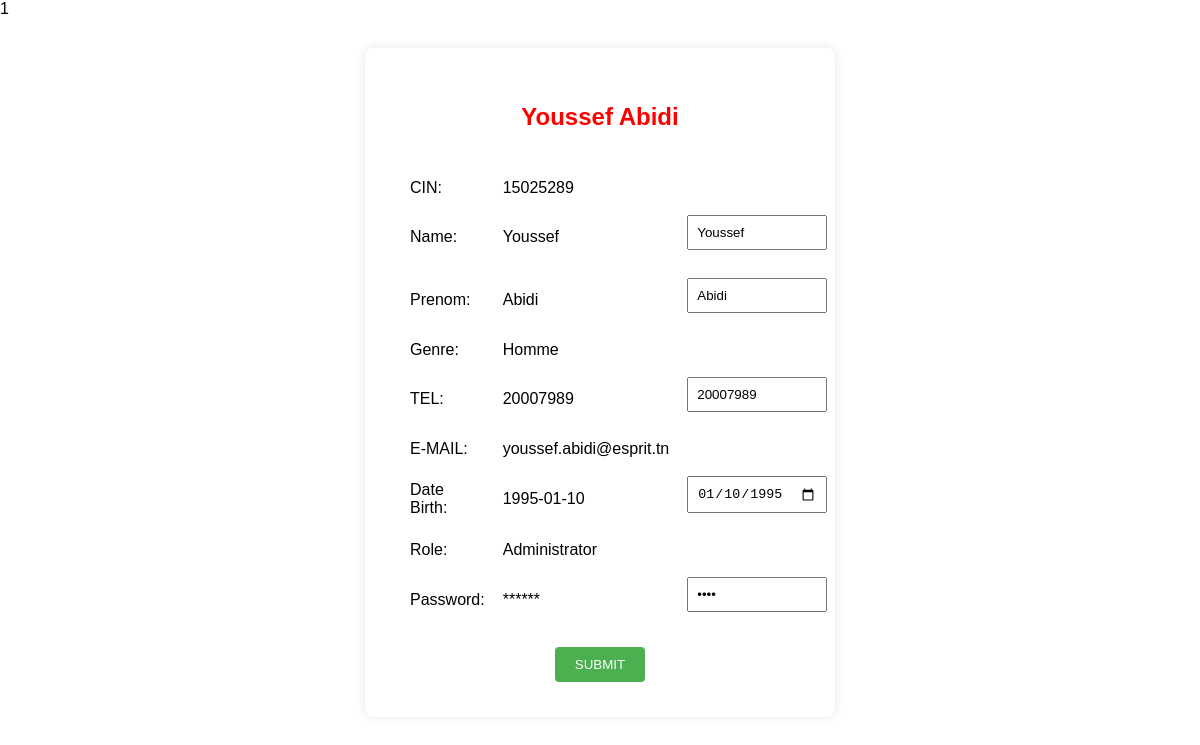
Page /View/User/update_staff_self.php?auth=1 on the committed database.
### tables this page shows
CREATE TABLE `staff` (
  `Id_staff` int(11) NOT NULL,
  `cin` int(11) NOT NULL,
  `Nom` varchar(20) NOT NULL,
  `Prenom` varchar(20) NOT NULL,
  `Genre` enum('Homme','Femme','','') NOT NULL,
  `Date_Birth` date NOT NULL,
  `E_mail` varchar(255) NOT NULL,
  `tel` int(11) NOT NULL,
  `Password_s` varchar(20) NOT NULL,
  `Role` enum('Administrator','Medecin','Infermiére','Assistant','Pharmacien') NOT NULL
);

### Controller/User/StaffC.php (called while the page is built, shortened)
<?php
$db = config::getConnexion();
class StaffC
{
    function showStaff($id)
    {
        $sql = "SELECT * from staff where Id_staff=$id";
        global $db;
        try {
            $query = $db->prepare($sql);
            $query->execute();
            $staff = $query->fetch();
            return $staff;
        } catch (Exception $e) {
            die('Error: ' . $e->getMessage());
        }
    }
}
?>

### View/User/update_staff_self.php (the view, shortened to what this page needs)
<?php
include "../../Controller/User/StaffC.php";
$staffC=new StaffC();
    $Staff=$staffC->showStaff($_GET['auth']);
echo '
<!DOCTYPE html>
    <html>
    <head>
    </head>
    <body>
        <form action="" method="post">
            <h2><div class="staff_name">'. $Staff['Nom'] .'  ' . $Staff['Prenom'] . '</div></h2>
            <input type="hidden" name="Id_pa" value="' . $Staff['Id_staff'] . '">
            <table>
                <tr>
                    <td><input type="hidden" name="id" value="' . $Staff['Id_staff'] . '"></td>
                </tr>
                <tr>
                    <td>CIN:</td>
                    <td>' . $Staff['cin'] . '</td>
                    <td><input type="hidden" name="cin" value="' . $Staff['cin'] . '"></td>
                </tr>
                <tr>
                    <td>Name:</td>
                    <td>' . $Staff['Nom'] . '</td>
                    <td><input type="text" name="fname" value="' . $Staff['Nom'] . '"></td>
                </tr>
                <tr>
                    <td>Prenom:</td>
                    <td>' . $Staff['Prenom'] . '</td>
                    <td><input type="text" name="pname" value="' . $Staff['Prenom'] . '"></td>
                </tr>
                <tr>
                    <td>Genre:</td>
                    <td>' . $Staff['Genre'] . '</td>
                    <td><input type="hidden" name="genre" value="' . $Staff['Genre'] . '"></td>
                </tr>
                <tr>
                    <td>TEL:</td>
                    <td>' . $Staff['tel'] . '</td>
                    <td><input type="text" name="tel" value="' . $Staff['tel'] . '"></td>
                </tr>
                <tr>
                    <td>E-MAIL:</td>
                    <td>' . $Staff['E_mail'] . '</td>
                    <td><input type="hidden" name="email" value="' . $Staff['E_mail'] . '"></td>
                </tr>
                <tr>
                    <td>Date Birth:</td>
                    <td>' . $Staff['Date_Birth'] . '</td>
                    <td><input type="date" name="date" value="' . $Staff['Date_Birth'] . '"></td>
                </tr>
                <tr>
                    <td>Role:</td>
                    <td>' . $Staff['Role'] . '</td>
                    <td><input type="hidden" name="role" value="' . $Staff['Role'] . '"></td>
                </tr>
                <tr>
                    <td>Password:</td>
                    <td>******</td>
                    <td><input type="password" name="password" value="' . $Staff['Password_s'] . '"></td>
                </tr>
            </table>
            <button type="submit" name="subb">SUBMIT</button>
        </form>
    </body>
    </html>
';
?>

### View/User/update_staff_self.php (style rules this page uses)
body { font-family: Arial, sans-serif; margin: 0; padding: 0; }
form { text-align: center; margin: 30px auto; max-width: 400px; background-color: #fff; padding: 35px; border-radius: 8px; box-shadow: 0 0 10px rgba(0, 0, 0, 0.1); }
table { width: 100%; margin-bottom: 15px; }
td { padding: 8px; }
input[type="text"], input[type="date"], input[type="password"] { width: 100%; padding: 8px; margin-bottom: 10px; box-sizing: border-box; }
button[name="subb"] { background-color: #4CAF50; color: white; border: none; padding: 10px 20px; cursor: pointer; border-radius: 4px; }
.staff_name { color: red; }

### rows in the picture
staff: Nom "Youssef", Prenom "Abidi", cin "15025289", fname "Youssef", pname "Abidi", Genre "Homme", tel "20007989", E_mail "youssef.abidi@esprit.tn", Date_Birth "1995-01-10", date "01/10/1995", Role "Administrator"
